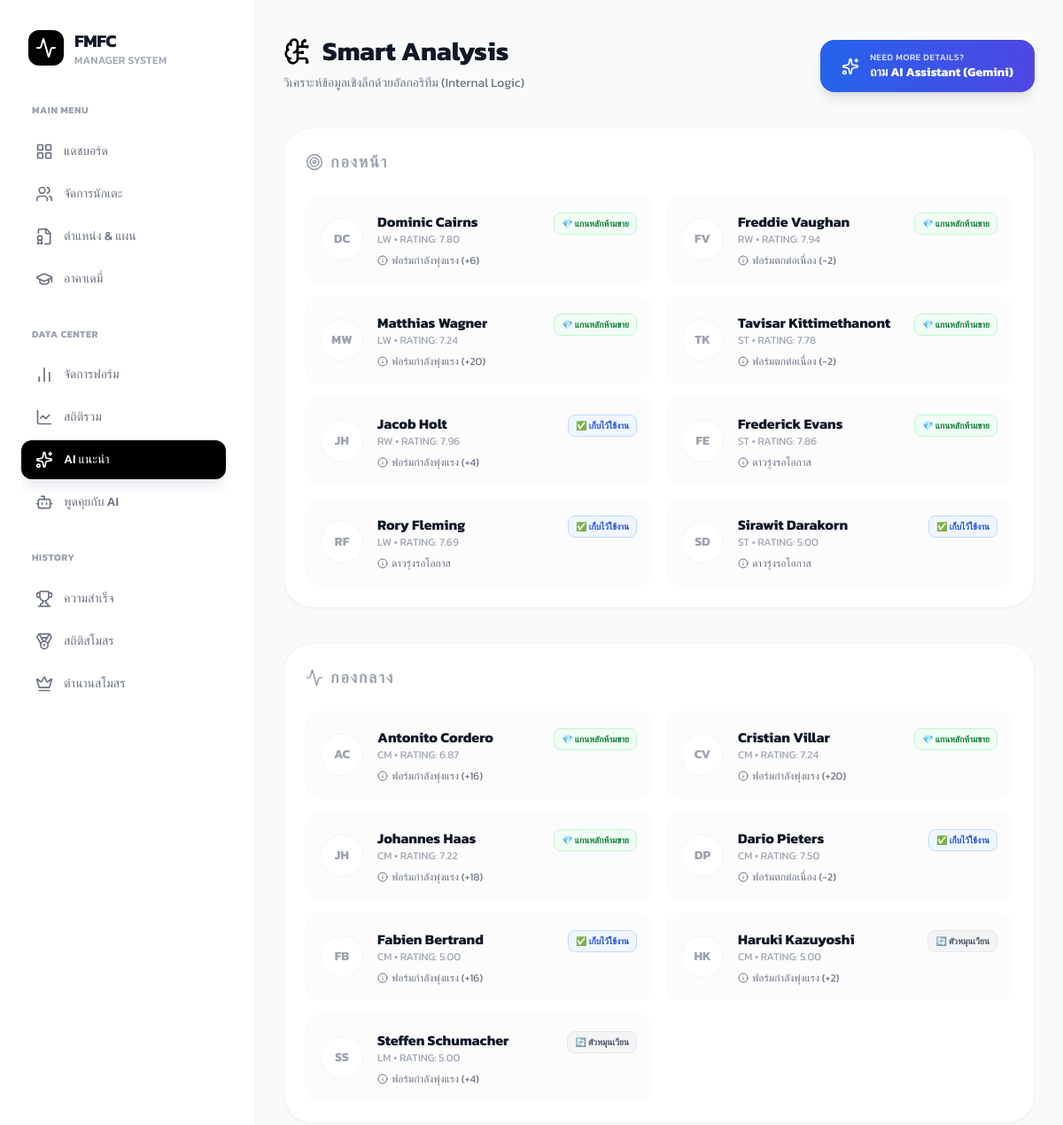
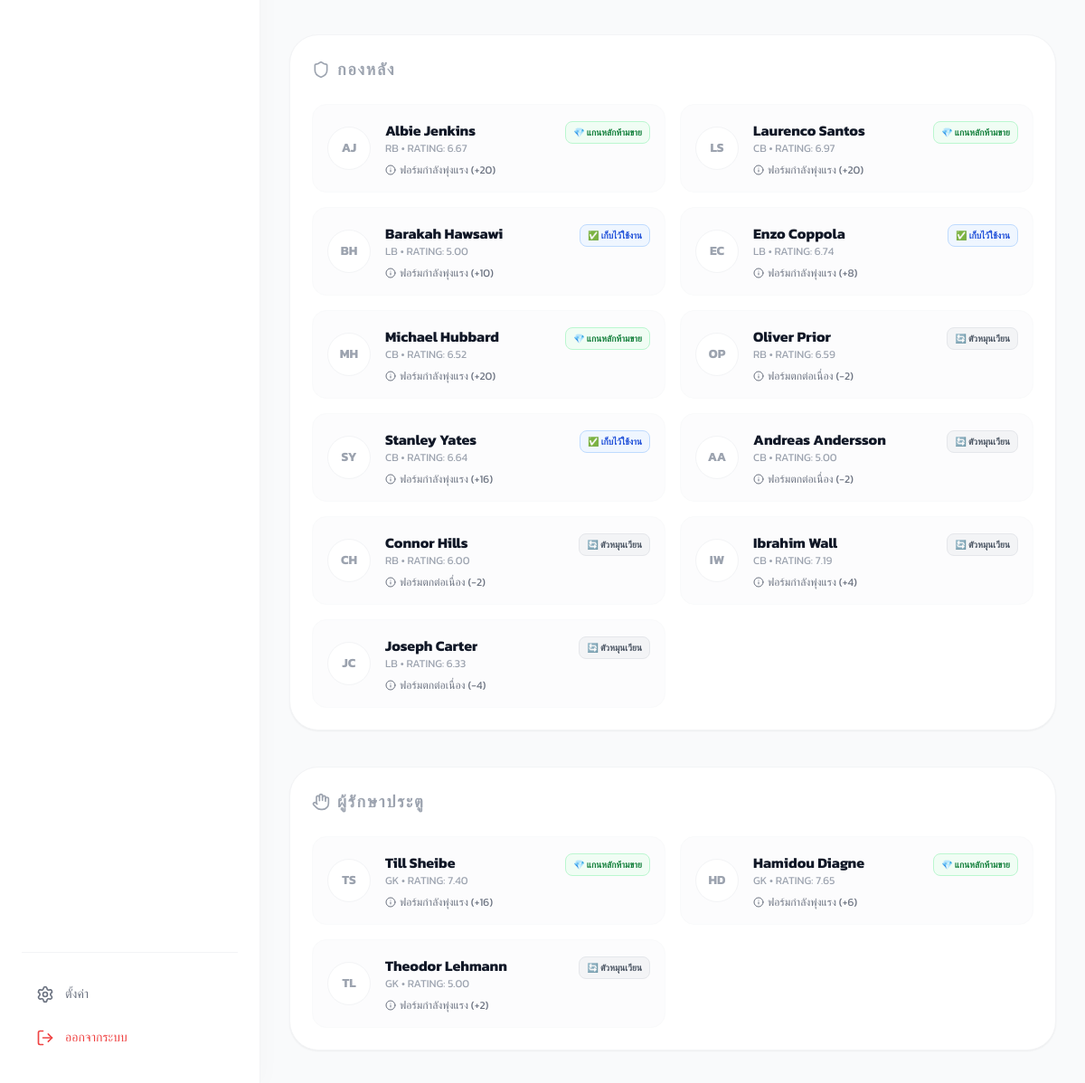
The page /pages/player_recommendations.php (signed in) on the database its author committed (2 pictures, top to bottom).
### tables this page shows
CREATE TABLE `players` (
  `player_id` int(11) NOT NULL,
  `user_id` int(11) NOT NULL,
  `name` varchar(100) NOT NULL,
  `role` enum('crucial','important','rotation','sporadic','prospect') DEFAULT NULL,
  `position` enum('st','cf','lw','rw','lm','rm','cam','cm','cdm','cb','lb','rb','gk') DEFAULT NULL,
  `jersey_number` int(11) DEFAULT NULL,
  `status` enum('no','sell','for_loan','on_loan','in_loan') DEFAULT 'no',
  `injured` int(11) NOT NULL DEFAULT 0,
  `injured_count` int(11) DEFAULT 0,
  `is_academy_product` tinyint(4) NOT NULL,
  `performance_score` int(11) NOT NULL DEFAULT 0,
  `rating` decimal(4,2) NOT NULL DEFAULT 0.00,
  `score_change` enum('increase','decrease','neutral') DEFAULT 'neutral',
  `change_count` int(11) DEFAULT 0,
  `appearances` int(11) DEFAULT 0,
  `goals` int(11) DEFAULT 0,
  `assists` int(11) DEFAULT 0,
  `clean_sheets` int(11) DEFAULT 0,
  `yellow_cards` int(11) DEFAULT 0,
  `red_cards` int(11) DEFAULT 0
);

### pages/player_recommendations.php (the view, shortened to what this page needs)
<?php
include "../includes/db_config.php";
$user_id = $_SESSION['user_id'];
$players = [];
try {
    $stmt = $conn->prepare("
        SELECT * FROM Players
        WHERE user_id = ? AND status != 'on_loan'
        ORDER BY FIELD(COALESCE(role, 'prospect'), 'crucial', 'important', 'rotation', 'sporadic', 'prospect'), name ASC
    ");
    $stmt->execute([$user_id]);
    $players = $stmt->fetchAll(PDO::FETCH_ASSOC);
} catch (PDOException $e) {  }
function analyzePlayer($p) {
    $score = 0;
    $reasons = [];
    $css = 'bg-gray-100 text-gray-600 border-gray-200';
    $label = 'ทั่วไป';
    if ($p['role'] == 'crucial') {
        $score += 15;
    } elseif ($p['role'] == 'important') {
        $score += 10;
    } elseif ($p['role'] == 'prospect') {
        $score += 5;
        $reasons[] = "ดาวรุ่งรอโอกาส";
    }
    if ($p['score_change'] == 'increase') {
        $boost = min($p['change_count'] * 2, 20);
        $score += $boost;
        $reasons[] = "ฟอร์มกำลังพุ่งแรง (+$boost)";
    } elseif ($p['score_change'] == 'decrease') {
        $penalty = min($p['change_count'] * 2, 20);
        $score -= $penalty;
        $reasons[] = "ฟอร์มตกต่อเนื่อง (-$penalty)";
    }
    if ($p['rating'] >= 7.5) {
        $score += 20;
        $reasons[] = "Rating สูงระดับท็อป";
    } elseif ($p['rating'] < 6.0 && $p['appearances'] > 5) {
        $score -= 20;
        $reasons[] = "ผลงานต่ำกว่ามาตรฐาน";
    }
    if ($p['injured_count'] > 90) {
        $score -= 15;
        $reasons[] = "ประวัติบาดเจ็บสูง";
    }
    if ($score >= 25) {
        $label = '💎 แกนหลักห้ามขาย';
        $css = 'bg-green-50 text-green-700 border-green-200';
    } elseif ($score >= 10) {
        $label = '✅ เก็บไว้ใช้งาน';
        $css = 'bg-blue-50 text-blue-700 border-blue-200';
    } elseif ($score > -10) {
        if ($p['role'] == 'prospect' && $p['appearances'] < 10) {
            $action = 'loan';
            $label = '🚀 ปล่อยยืมเก็บเวล';
            $css = 'bg-yellow-50 text-yellow-700 border-yellow-200';
        } else {
            $label = '🔄 ตัวหมุนเวียน';
        }
    } else {
        $action = 'sell';
        $label = '💰 ควรขายทำกำไร';
        $css = 'bg-red-50 text-red-700 border-red-200';
    }
    return [
        'label' => $label,
        'css' => $css,
        'score' => $score,
        'reason' => empty($reasons) ? "ฟอร์มทรงตัว" : $reasons[0]
    ];
}
$grouped_players = ['forwards' => [], 'midfielders' => [], 'defenders' => [], 'goalkeepers' => []];
foreach ($players as $player) {
    $analysis = analyzePlayer($player);
    $player['analysis'] = $analysis;
    $pos = strtolower($player['position']);
    if (in_array($pos, ['st', 'cf', 'lw', 'rw'])) $grouped_players['forwards'][] = $player;
    elseif (in_array($pos, ['lm', 'rm', 'cam', 'cm', 'cdm'])) $grouped_players['midfielders'][] = $player;
    elseif (in_array($pos, ['cb', 'lb', 'rb'])) $grouped_players['defenders'][] = $player;
    elseif ($pos == 'gk') $grouped_players['goalkeepers'][] = $player;
}
if (!function_exists('getInitials')) {
    function getInitials($name) {
        $words = explode(' ', $name);
        $initials = '';
        foreach ($words as $word) if (!empty($word)) $initials .= strtoupper(substr($word, 0, 1));
        return substr($initials, 0, 2);
    }
}
?>
<!DOCTYPE html>
<html lang="th">
<head>
    <script src="https://cdn.tailwindcss.com"></script>
</head>
<body class="bg-[#F9FAFB] text-gray-800">
    <div class="flex h-screen overflow-hidden">
        <?php include '../includes/navbar.php'; ?>
        <main class="flex-1 overflow-y-auto px-8 py-10">
            <div class="flex justify-between items-end mb-10">
                <div>
                    <h1 class="text-3xl font-bold text-gray-900 flex items-center gap-3">
                        <i data-lucide="brain-circuit" class="w-8 h-8 text-black"></i> Smart Analysis
                    </h1>
                    <p class="text-gray-500 mt-2 text-sm">วิเคราะห์ข้อมูลเชิงลึกด้วยอัลกอริทึม (Internal Logic)</p>
                </div>
                <a href="ai_assistant.php" class="group flex items-center gap-3 bg-gradient-to-r from-blue-600 to-indigo-600 text-white px-6 py-3 rounded-2xl shadow-lg hover:shadow-xl transition-all hover:-translate-y-1">
                    <i data-lucide="sparkles" class="w-5 h-5 animate-pulse"></i>
                    <div class="text-left">
                        <p class="text-[10px] font-medium opacity-80 uppercase tracking-wider">Need more details?</p>
                        <p class="text-sm font-bold">ถาม AI Assistant (Gemini)</p>
                    </div>
                </a>
            </div>
            <div class="space-y-10">
                <?php
                $headers = [
                    'forwards' => ['กองหน้า', 'target'], 'midfielders' => ['กองกลาง', 'activity'],
                    'defenders' => ['กองหลัง', 'shield'], 'goalkeepers' => ['ผู้รักษาประตู', 'hand']
                ];
                foreach ($grouped_players as $key => $group): if(empty($group)) continue;
                ?>
                <div class="bg-white p-6 rounded-[2rem] border border-gray-100 shadow-sm">
                    <h2 class="text-lg font-bold mb-6 flex items-center gap-2 text-gray-400 uppercase tracking-widest">
                        <i data-lucide="<?= $headers[$key][1] ?>" class="w-5 h-5"></i> <?= $headers[$key][0] ?>
                    </h2>
                    <div class="grid grid-cols-1 md:grid-cols-2 xl:grid-cols-3 gap-4">
                        <?php foreach ($group as $p): ?>
                        <div class="flex items-center gap-4 p-4 rounded-2xl border border-gray-50 bg-gray-50/50 hover:bg-white hover:border-gray-200 hover:shadow-md transition-all group">
                            <div class="w-12 h-12 rounded-full bg-white border border-gray-100 flex items-center justify-center font-bold text-sm text-gray-400 group-hover:bg-black group-hover:text-white transition-colors">
                                <?= getInitials($p['name']) ?>
                            </div>
                            <div class="flex-1 min-w-0">
                                <div class="flex justify-between items-start">
                                    <div>
                                        <h3 class="font-bold text-gray-900 truncate"><?= $p['name'] ?></h3>
                                        <p class="text-xs text-gray-400 flex items-center gap-2 uppercase">
                                            <?= $p['position'] ?> • Rating: <?= $p['rating'] ?>
                                        </p>
                                    </div>
                                    <div class="text-right">
                                        <span class="inline-block px-2 py-1 rounded-lg text-[10px] font-bold border <?= $p['analysis']['css'] ?>">
                                            <?= $p['analysis']['label'] ?>
                                        </span>
                                    </div>
                                </div>
                                <div class="mt-2 text-xs text-gray-500 flex items-center gap-1">
                                    <i data-lucide="info" class="w-3 h-3"></i>
                                    <?= $p['analysis']['reason'] ?>
                                </div>
                            </div>
                        </div>
                        <?php endforeach; ?>
                    </div>
                </div>
                <?php endforeach; ?>
            </div>
        </main>
    </div>
</body>
</html>

### pages/player_recommendations.php (style rules this page uses)
body { font-family: 'Kanit', sans-serif; }

### rows shown on the page
players: name "DC", name "Dominic Cairns", position "LW", rating "7.80", label "💎 แกนหลักห้ามขาย", reason "ฟอร์มกำลังพุ่งแรง (+6)"
players: name "FV", name "Freddie Vaughan", position "RW", rating "7.94", label "💎 แกนหลักห้ามขาย", reason "ฟอร์มตกต่อเนื่อง (-2)"
players: name "MW", name "Matthias Wagner", position "LW", rating "7.24", label "💎 แกนหลักห้ามขาย", reason "ฟอร์มกำลังพุ่งแรง (+20)"
players: name "TK", name "Tavisar Kittimethanont", position "ST", rating "7.78", label "💎 แกนหลักห้ามขาย", reason "ฟอร์มตกต่อเนื่อง (-2)"
players: name "JH", name "Jacob Holt", position "RW", rating "7.96", label "✅ เก็บไว้ใช้งาน", reason "ฟอร์มกำลังพุ่งแรง (+4)"
players: name "FE", name "Frederick Evans", position "ST", rating "7.86", label "💎 แกนหลักห้ามขาย", reason "ดาวรุ่งรอโอกาส"
players: name "RF", name "Rory Fleming", position "LW", rating "7.69", label "✅ เก็บไว้ใช้งาน", reason "ดาวรุ่งรอโอกาส"
players: name "SD", name "Sirawit Darakorn", position "ST", rating "5.00", label "✅ เก็บไว้ใช้งาน", reason "ดาวรุ่งรอโอกาส"
players: name "AC", name "Antonito Cordero", position "CM", rating "6.87", label "💎 แกนหลักห้ามขาย", reason "ฟอร์มกำลังพุ่งแรง (+16)"
players: name "CV", name "Cristian Villar", position "CM", rating "7.24", label "💎 แกนหลักห้ามขาย", reason "ฟอร์มกำลังพุ่งแรง (+20)"
players: name "JH", name "Johannes Haas", position "CM", rating "7.22", label "💎 แกนหลักห้ามขาย", reason "ฟอร์มกำลังพุ่งแรง (+18)"
players: name "DP", name "Dario Pieters", position "CM", rating "7.50", label "✅ เก็บไว้ใช้งาน", reason "ฟอร์มตกต่อเนื่อง (-2)"
players: name "FB", name "Fabien Bertrand", position "CM", rating "5.00", label "✅ เก็บไว้ใช้งาน", reason "ฟอร์มกำลังพุ่งแรง (+16)"
players: name "HK", name "Haruki Kazuyoshi", position "CM", rating "5.00", label "🔄 ตัวหมุนเวียน", reason "ฟอร์มกำลังพุ่งแรง (+2)"
players: name "SS", name "Steffen Schumacher", position "LM", rating "5.00", label "🔄 ตัวหมุนเวียน", reason "ฟอร์มกำลังพุ่งแรง (+4)"
players: name "AJ", name "Albie Jenkins", position "RB", rating "6.67", label "💎 แกนหลักห้ามขาย", reason "ฟอร์มกำลังพุ่งแรง (+20)"
players: name "LS", name "Laurenco Santos", position "CB", rating "6.97", label "💎 แกนหลักห้ามขาย", reason "ฟอร์มกำลังพุ่งแรง (+20)"
players: name "BH", name "Barakah Hawsawi", position "LB", rating "5.00", label "✅ เก็บไว้ใช้งาน", reason "ฟอร์มกำลังพุ่งแรง (+10)"
players: name "EC", name "Enzo Coppola", position "LB", rating "6.74", label "✅ เก็บไว้ใช้งาน", reason "ฟอร์มกำลังพุ่งแรง (+8)"
players: name "MH", name "Michael Hubbard", position "CB", rating "6.52", label "💎 แกนหลักห้ามขาย", reason "ฟอร์มกำลังพุ่งแรง (+20)"
players: name "OP", name "Oliver Prior", position "RB", rating "6.59", label "🔄 ตัวหมุนเวียน", reason "ฟอร์มตกต่อเนื่อง (-2)"
players: name "SY", name "Stanley Yates", position "CB", rating "6.64", label "✅ เก็บไว้ใช้งาน", reason "ฟอร์มกำลังพุ่งแรง (+16)"
players: name "AA", name "Andreas Andersson", position "CB", rating "5.00", label "🔄 ตัวหมุนเวียน", reason "ฟอร์มตกต่อเนื่อง (-2)"
players: name "CH", name "Connor Hills", position "RB", rating "6.00", label "🔄 ตัวหมุนเวียน", reason "ฟอร์มตกต่อเนื่อง (-2)"
players: name "IW", name "Ibrahim Wall", position "CB", rating "7.19", label "🔄 ตัวหมุนเวียน", reason "ฟอร์มกำลังพุ่งแรง (+4)"
players: name "JC", name "Joseph Carter", position "LB", rating "6.33", label "🔄 ตัวหมุนเวียน", reason "ฟอร์มตกต่อเนื่อง (-4)"
players: name "TS", name "Till Sheibe", position "GK", rating "7.40", label "💎 แกนหลักห้ามขาย", reason "ฟอร์มกำลังพุ่งแรง (+16)"
players: name "HD", name "Hamidou Diagne", position "GK", rating "7.65", label "💎 แกนหลักห้ามขาย", reason "ฟอร์มกำลังพุ่งแรง (+6)"
players: name "TL", name "Theodor Lehmann", position "GK", rating "5.00", label "🔄 ตัวหมุนเวียน", reason "ฟอร์มกำลังพุ่งแรง (+2)"

### other values the page prints
$item['label'] "แดชบอร์ด"
$item['label'] "จัดการนักเตะ"
$item['label'] "ตำแหน่ง & แผน"
$item['label'] "อาคาเดมี่"
$item['label'] "จัดการฟอร์ม"
$item['label'] "สถิติรวม"
$item['label'] "AI แนะนำ"
$item['label'] "พูดคุยกับ AI"
$item['label'] "ความสำเร็จ"
$item['label'] "สถิติสโมสร"
$item['label'] "ตำนานสโมสร"
$headers[$key][0] "กองหน้า"
$headers[$key][0] "กองกลาง"
$headers[$key][0] "กองหลัง"
$headers[$key][0] "ผู้รักษาประตู"
